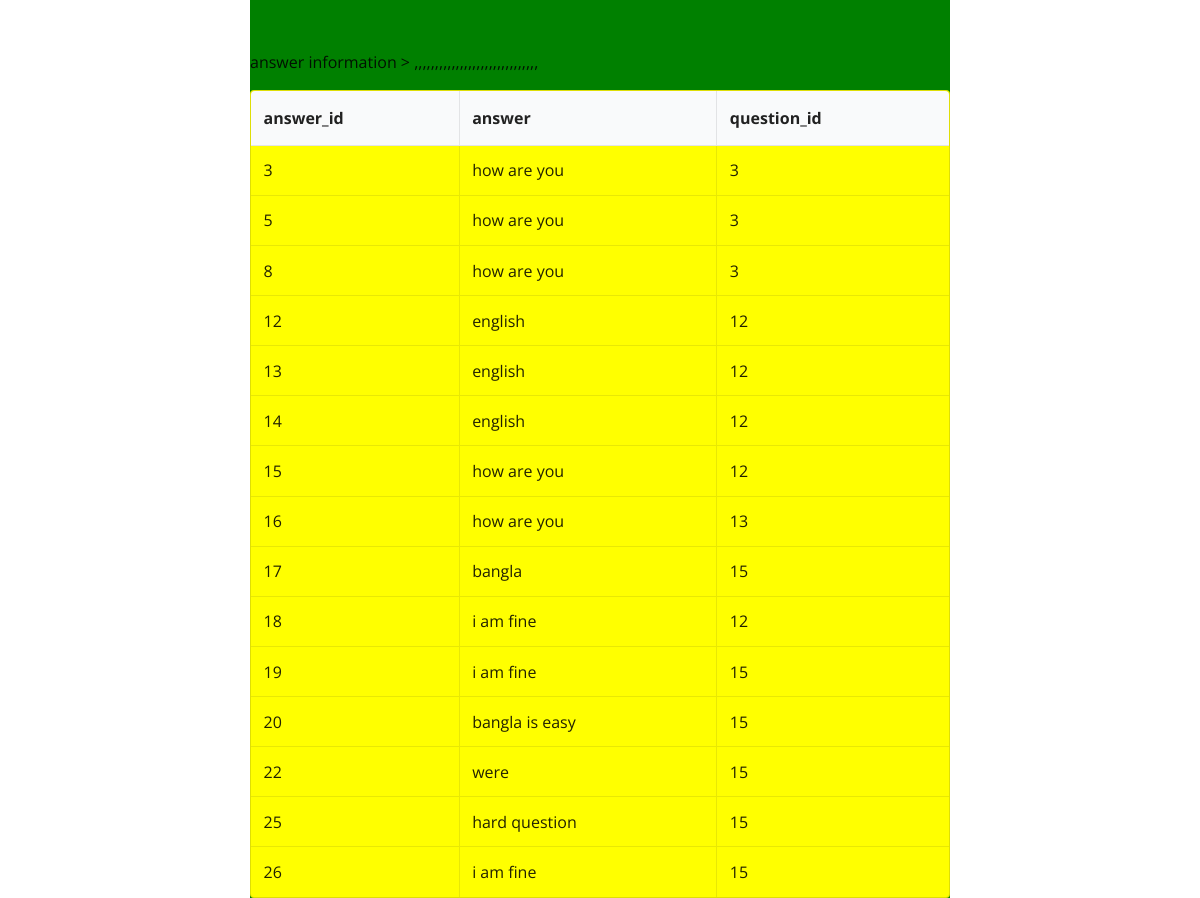
Page /show_answer.php on the committed database.
### tables this page shows
CREATE TABLE `answer` (
  `answer_id` int(11) NOT NULL,
  `teacher_id` int(11) NOT NULL,
  `question_id` int(11) NOT NULL,
  `answer` varchar(70) DEFAULT NULL
);

### show_answer.php (the view, shortened to what this page needs)
<!doctype html>
<html lang="en">
	<head>
		<link rel="stylesheet" href="css/semantic.min.css">
		<?php
			require_once('db_config.php');
		?>
	</head>
	<body>
		<?php
			$conn = new mysqli($servername, $username, $password, $dbname);
			$query1="SELECT * FROM answer";
		?>
			<div class="ui text container" style="padding-top: 50px;background-color: green">
					<h>answer information</h>
					<table class="ui celled table"style="background-color: yellow">
						<thead>
						<tr>
							<th>answer_id</th>
							<th>answer</th>
							<th>question_id</th>>
						</tr>
						</thead>
						<tbody>
						<?php
						if ($result = $conn->query($query1)) {
							while ($row = $result->fetch_assoc()){
								printf("<tr>");
								printf("<td>%s</td> ,<td>%s</td>,<td>%s</td> ", $row["answer_id"],$row["answer"],$row["question_id"]);
								printf("</tr>");
							}
						}
						?>
						</tbody>
					</table>
				</div>
			</body>

### rows in the picture
answer: answer_id "3", answer "how are you", question "3"
answer: answer_id "5", answer "how are you", question "3"
answer: answer_id "8", answer "how are you", question "3"
answer: answer_id "12", answer "english", question "12"
answer: answer_id "13", answer "english", question "12"
answer: answer_id "14", answer "english", question "12"
answer: answer_id "15", answer "how are you", question "12"
answer: answer_id "16", answer "how are you", question "13"
answer: answer_id "17", answer "bangla", question "15"
answer: answer_id "18", answer "i am fine", question "12"
answer: answer_id "19", answer "i am fine", question "15"
answer: answer_id "20", answer "bangla is easy", question "15"
answer: answer_id "22", answer "were", question "15"
answer: answer_id "25", answer "hard question", question "15"
answer: answer_id "26", answer "i am fine", question "15"
